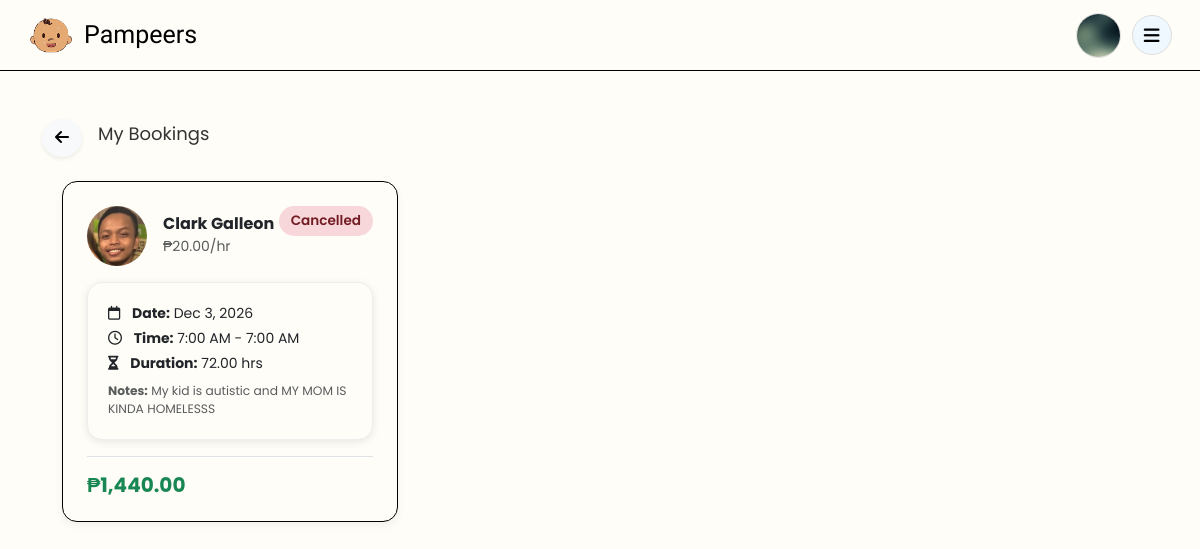
The page /public/guardian/myBookings.php (signed in) on the database as committed earlier.
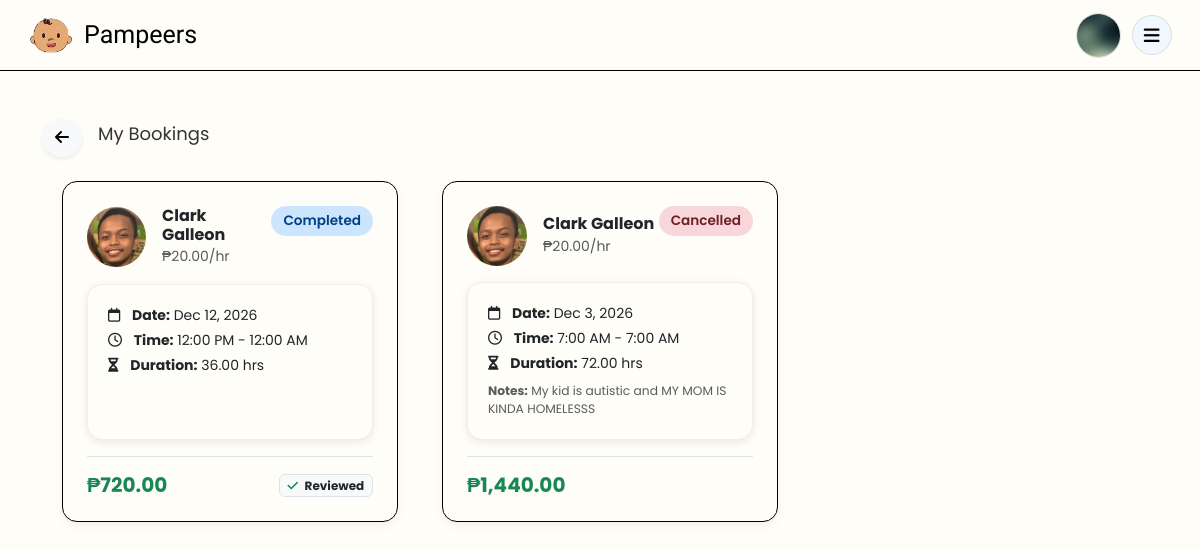
The same page on the database as committed later.
### tables this page shows
CREATE TABLE `users` (
  `id` int(11) NOT NULL,
  `uuid` char(36) NOT NULL,
  `firstName` varchar(100) NOT NULL,
  `middleName` varchar(100) DEFAULT NULL,
  `lastName` varchar(100) NOT NULL,
  `bio` text DEFAULT NULL,
  `suffix` varchar(10) DEFAULT NULL,
  `birthDate` date NOT NULL,
  `sex` enum('male','female','other') NOT NULL,
  `role` enum('guardian','sitter','admin') NOT NULL DEFAULT 'guardian',
  `contactNumber` varchar(20) NOT NULL,
  `emailAddress` varchar(150) NOT NULL,
  `username` varchar(100) NOT NULL,
  `password` varchar(255) NOT NULL,
  `streetAddress` varchar(255) NOT NULL,
  `barangay` varchar(255) NOT NULL,
  `cityMunicipality` varchar(255) NOT NULL,
  `province` varchar(255) NOT NULL,
  `country` varchar(255) NOT NULL,
  `zipCode` char(10) NOT NULL,
  `dateCreated` timestamp NOT NULL DEFAULT current_timestamp(),
  `profilePic` varchar(255) NOT NULL DEFAULT 'default.jpg',
  `isActive` tinyint(1) NOT NULL DEFAULT 1,
  `deactivatedAt` datetime DEFAULT NULL,
  `deletedAt` datetime DEFAULT NULL,
  `createdAt` datetime DEFAULT current_timestamp()
);

CREATE TABLE `bookings` (
  `bookingID` int(11) NOT NULL,
  `uuid` char(36) NOT NULL,
  `userID` int(11) NOT NULL,
  `sitterID` int(11) NOT NULL,
  `startDateTime` datetime NOT NULL,
  `endDateTime` datetime NOT NULL,
  `hoursRequested` decimal(5,2) DEFAULT NULL,
  `totalAmount` decimal(10,2) DEFAULT NULL,
  `status` enum('pending','accepted','declined','completed','cancelled') NOT NULL DEFAULT 'pending',
  `notes` text DEFAULT NULL,
  `createdAt` timestamp NOT NULL DEFAULT current_timestamp()
);

CREATE TABLE `sitters` (
  `sitterID` int(11) NOT NULL,
  `uuid` char(36) NOT NULL,
  `userID` int(11) NOT NULL,
  `hourlyRate` decimal(10,2) NOT NULL DEFAULT 0.00,
  `experience` int(11) NOT NULL DEFAULT 0,
  `isAvailable` tinyint(1) NOT NULL DEFAULT 1,
  `ratingAverage` decimal(3,2) DEFAULT NULL,
  `verificationStatus` enum('pending','verified','rejected') NOT NULL DEFAULT 'pending',
  `createdAt` timestamp NOT NULL DEFAULT current_timestamp()
);

CREATE TABLE `reviews` (
  `reviewID` int(11) NOT NULL,
  `uuid` char(36) NOT NULL,
  `bookingID` int(11) NOT NULL,
  `userID` int(11) NOT NULL,
  `sitterID` int(11) NOT NULL,
  `rating` int(11) NOT NULL,
  `comment` text DEFAULT NULL,
  `createdAt` timestamp NOT NULL DEFAULT current_timestamp()
);

### public/guardian/myBookings.php (the view, shortened to what this page needs)
<?php
require_once __DIR__ . '/../../app/middleware/auth.php';
$userId = $_SESSION['user_id'];
$query = "
    SELECT
        b.*,
        u.firstName AS sitterFirstName,
        u.lastName AS sitterLastName,
        u.profilePic AS sitterPic,
        s.hourlyRate,
        r.reviewID
    FROM bookings b
    JOIN sitters s ON b.sitterID = s.sitterID
    JOIN users u ON s.userID = u.id
    LEFT JOIN reviews r ON b.bookingID = r.bookingID
    WHERE b.userID = ?
    ORDER BY b.createdAt DESC
";
$stmt = $conn->prepare($query);
$stmt->bind_param("i", $userId);
$stmt->execute();
$result = $stmt->get_result();
$myBookings = $result->fetch_all(MYSQLI_ASSOC);
$stmt = $conn->prepare("SELECT profilePic FROM users WHERE id = ? LIMIT 1");
$stmt->bind_param("i", $userId);
$stmt->execute();
$user = $stmt->get_result()->fetch_assoc();
$profilePic = (!empty($user['profilePic'])) ? $user['profilePic'] : 'default.jpg';
?>
<!DOCTYPE html>
<html lang="en">
<head>
    <link href="https://cdnjs.cloudflare.com/ajax/libs/font-awesome/6.5.1/css/all.min.css" rel="stylesheet">
    <link href="https://cdn.jsdelivr.net/npm/bootstrap@5.3.3/dist/css/bootstrap.min.css" rel="stylesheet">
    <link rel="stylesheet" href="../css/myBookings.css">
</head>
<body>
<header class="sticky-top custom-header">
    <div class="nav-container d-flex align-items-center justify-content-between px-3">
        <div class="d-none d-lg-flex align-items-center gap-2">
            <a href="/Pampeers/public/guardian/guardianDashboard.php">
                <img src="/Pampeers/app/uploads/pampeerlogo.png" class="logo-img" alt="Pampeers Logo" >
            </a>
            <p class="brand m-0"><a href="/Pampeers/public/guardian/guardianDashboard.php">Pampeers</a></p>
        </div>
        <div class="right-side-p d-flex align-items-center justify-content-end gap-3 ms-auto">
            <div class="nav-btn d-flex align-items-center gap-2">
                <a href="../profile.php" class="text-decoration-none">
                    <div class="profile-wrapper">
                        <img src="/Pampeers/app/uploads/profiles/<?= htmlspecialchars($profilePic); ?>" class="profile-img" alt="Profile">
                    </div>
                </a>
                <div class="dropdown">
                    <button class="btn-dropdown border-1" type="button" data-bs-toggle="dropdown" data-bs-offset="0,15" aria-expanded="false">
                        <i class="fa-solid fa-bars"></i>
                    </button>
                </div>
            </div>
        </div>
    </div>
</header>
<div class="container py-5">
    <div class="d-flex justify-content-start align-items-center mb-4">
        <a href="guardianDashboard.php" class="btn btn-light rounded-circle me-3 shadow-sm">
            <i class="fa-solid fa-arrow-left"></i>
        </a>
        <h1 class="label">My Bookings</h1>
    </div>
    <?php if (empty($myBookings)): ?>
        <div class="text-center py-5 bg-white rounded-4 shadow-sm">
            <h5 class="text-muted">You haven't made any bookings yet.</h5>
            <a href="guardianDashboard.php" class="btn btn-primary rounded-pill px-4 mt-3">Find a Sitter</a>
        </div>
    <?php else: ?>
        <div class="row row-cols-1 row-cols-md-2 row-cols-lg-3 g-4">
            <?php foreach ($myBookings as $b):
                $start = new DateTime($b['startDateTime']);
                $end = new DateTime($b['endDateTime']);
                $dateDisplay = $start->format('M j, Y');
                $timeDisplay = $start->format('g:i A') . ' - ' . $end->format('g:i A');
                $hours = $b['hoursRequested'] ?? round(($end->getTimestamp() - $start->getTimestamp()) / 3600, 2);
                $total = $b['totalAmount'] ?? ($hours * $b['hourlyRate']);
            ?>
                <div class="col">
                    <div class="booking-card p-4 h-100 d-flex flex-column">
                        <div class="d-flex justify-content-between align-items-start mb-3">
                            <div class="d-flex align-items-center gap-3">
                                <img src="/Pampeers/app/uploads/profiles/<?= htmlspecialchars($b['sitterPic'] ?: 'default.jpg') ?>" class="sitter-img" alt="Sitter">
                                <div>
                                    <h6 class="mb-0 fw-bold"><?= htmlspecialchars($b['sitterFirstName'] . ' ' . $b['sitterLastName']) ?></h6>
                                    <small class="text-muted">₱<?= number_format($b['hourlyRate'], 2) ?>/hr</small>
                                </div>
                            </div>
                            <span class="status-badge status-<?= htmlspecialchars($b['status']) ?>">
                                <?= ucfirst(htmlspecialchars($b['status'])) ?>
                            </span>
                        </div>
                        <div class="details mb-3 flex-grow-1">
                            <p class="mb-1"><i class="fa-regular fa-calendar me-2"></i> <strong>Date:</strong> <?= $dateDisplay ?></p>
                            <p class="mb-1"><i class="fa-regular fa-clock me-2"></i> <strong>Time:</strong> <?= $timeDisplay ?></p>
                            <p class="mb-1"><i class="fa-solid fa-hourglass-half me-2"></i> <strong>Duration:</strong> <?= $hours ?> hrs</p>
                            <?php if (!empty($b['notes'])): ?>
                                <p class="mb-0 mt-2 small text-muted"><strong>Notes:</strong> <?= htmlspecialchars($b['notes']) ?></p>
                            <?php endif; ?>
                        </div>
                        <div class="border-top pt-3 mt-auto d-flex justify-content-between align-items-center">
                            <h5 class="m-0 fw-bold text-success">₱<?= number_format($total, 2) ?></h5>
                            <div>
                                <?php if ($b['status'] === 'completed' && empty($b['reviewID'])): ?>
                                    <button class="btn btn-sm btn-warning rounded-pill px-3 fw-bold text-dark"
                                            onclick="openReviewModal(<?= $b['bookingID'] ?>)">
                                        Leave a Review
                                    </button>
                                <?php elseif ($b['status'] === 'completed' && !empty($b['reviewID'])): ?>
                                    <span class="badge bg-light text-dark border"><i class="fa-solid fa-check text-success me-1"></i> Reviewed</span>
                                <?php endif; ?>
                            </div>
                        </div>
                    </div>
                </div>
            <?php endforeach; ?>
        </div>
    <?php endif; ?>
</div>
</body>
</html>

### public/css/myBookings.css (style rules this page uses)
body { background: #FFFDF7; font-family: 'Poppins', sans-serif; margin: 0; }
.custom-header { background: #FFFDF7; border-bottom: 1px solid #000; padding: 10px; }
.logo-img { width: 50px; height: 50px; }
.brand { font-size: 25px; font-family: 'Ribeye', cursive; margin: 0; }
.profile-wrapper { width: 45px; height: 45px; border-radius: 50%; overflow: hidden; display: flex; align-items: center; justify-content: center; border: 1px solid #ddd; }
.profile-img { width: 100%; height: 100%; object-fit: cover; }
.dropdown { width: 45px; height: 45px; border-radius: 50%; text-decoration: none; color: #666; display: flex; justify-content: center; align-items: center; }
.dropdown button { border: 1px solid #ddd; border-radius: 50%; background-color: #F0F8FF; width: 40px; height: 40px; font-size: 18px; transition: 0.2s ease; }
.brand a { text-decoration: none; color: black; }
.label { font-size: 18px; font-weight: 400; color: #333; }
.booking-card { margin-left: 20px; background: #FFFDF7;; max-width: 350px; border: 1px solid black; border-radius: 15px; transition: transform 0.2s; box-shadow: 0 4px 10px rgba(0,0,0,0.05); }
.details { font-size: 14px; padding: 20px; border: 1px solid #eee; border-radius: 15px; background-color: #FFFDF7; box-shadow: 0 2px 8px rgba(0,0,0,0.09); }
.sitter-img { width: 60px; height: 60px; object-fit: cover; border-radius: 50%; }
.status-badge { font-weight: 600; padding: 5px 12px; border-radius: 20px; font-size: 0.85rem; }
.status-completed { background-color: #cce5ff; color: #004085; }
.status-cancelled { background-color: #f8d7da; color: #721c24; }

Rows that differ between the two databases and show on the page:
added reviews: users.profilePic (placeholder picture), users.firstName+lastName "Clark Galleon", sitterID.hourlyRate "20.00", bookingID.status "Completed", bookingID.startDateTime "Dec 12, 2026", bookingID.endDateTime "12:00 PM - 12:00 AM", bookingID.hoursRequested "36.00", bookingID.totalAmount "720.00", shows "Reviewed"
